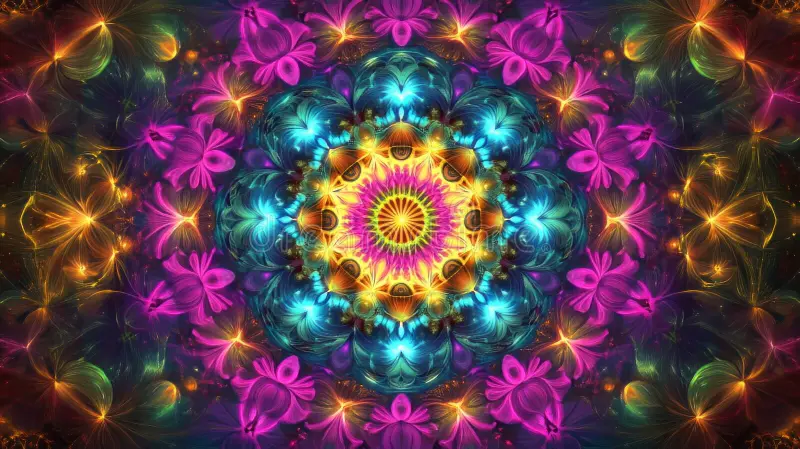
#> input picture images/pattern.webp, 800 x 449 px, found by its file name
$ python 'RGB to Negative.py'
#> lines starting #> are read from the running program, lines starting #| are printed output that depends on the picture
import cv2

img=cv2.imread(r"images\pattern.webp")
#> img is the input picture: shape (449, 800, 3); mean B, G, R 73.8, 60.8, 90.1
#using raw strings due to the presence of back slashes,this reads the image given on the path
if img is None:
    print("ERROR:Image not found")
else:
    neg=cv2.bitwise_not(img)
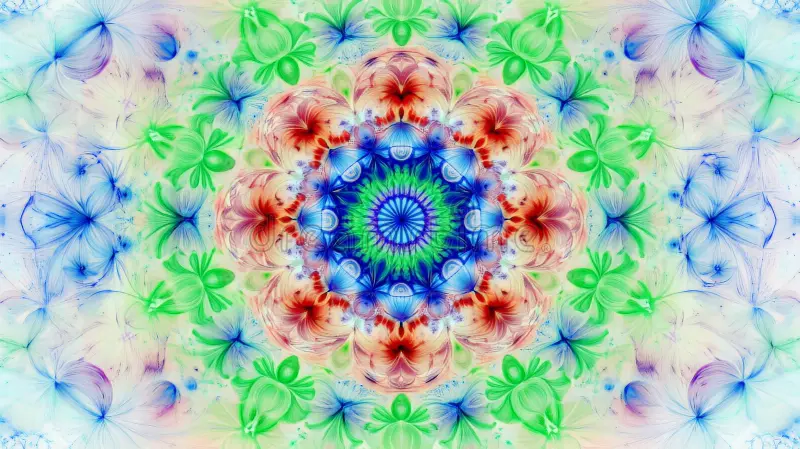
#> neg: shape (449, 800, 3); mean B, G, R 181.2, 194.2, 164.9
    #converts the rgb image to negative

    cv2.imshow("nature.webp",img)
    #shows the coloured image
    cv2.imshow("Negative",neg)
    #shows the HSV version of the image

    cv2.imwrite(r"images\neg_pattern.jpg",neg)#saves the generated pic in the iamges folder
    cv2.waitKey(0)

$ run again, with images/tiger.jpg saved as images/pattern.webp
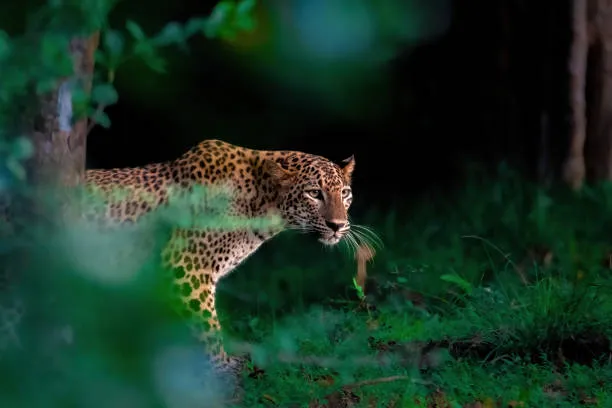
#> input picture images/tiger.jpg, 612 x 408 px, found by its file name
#> img is the input picture: shape (408, 612, 3); mean B, G, R 36.2, 51.7, 25.4
#> `neg=cv2.bitwise_not(img)`:
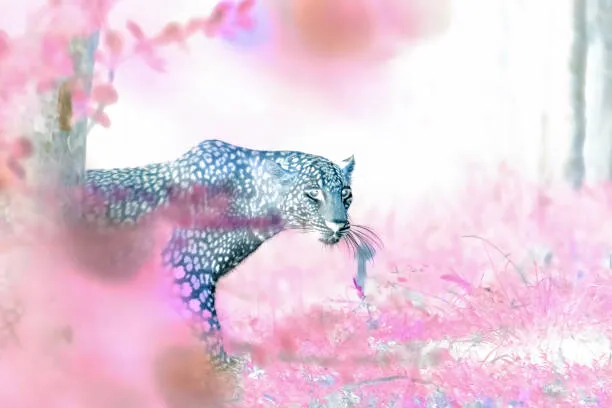
#> neg: shape (408, 612, 3); mean B, G, R 218.8, 203.3, 229.6
